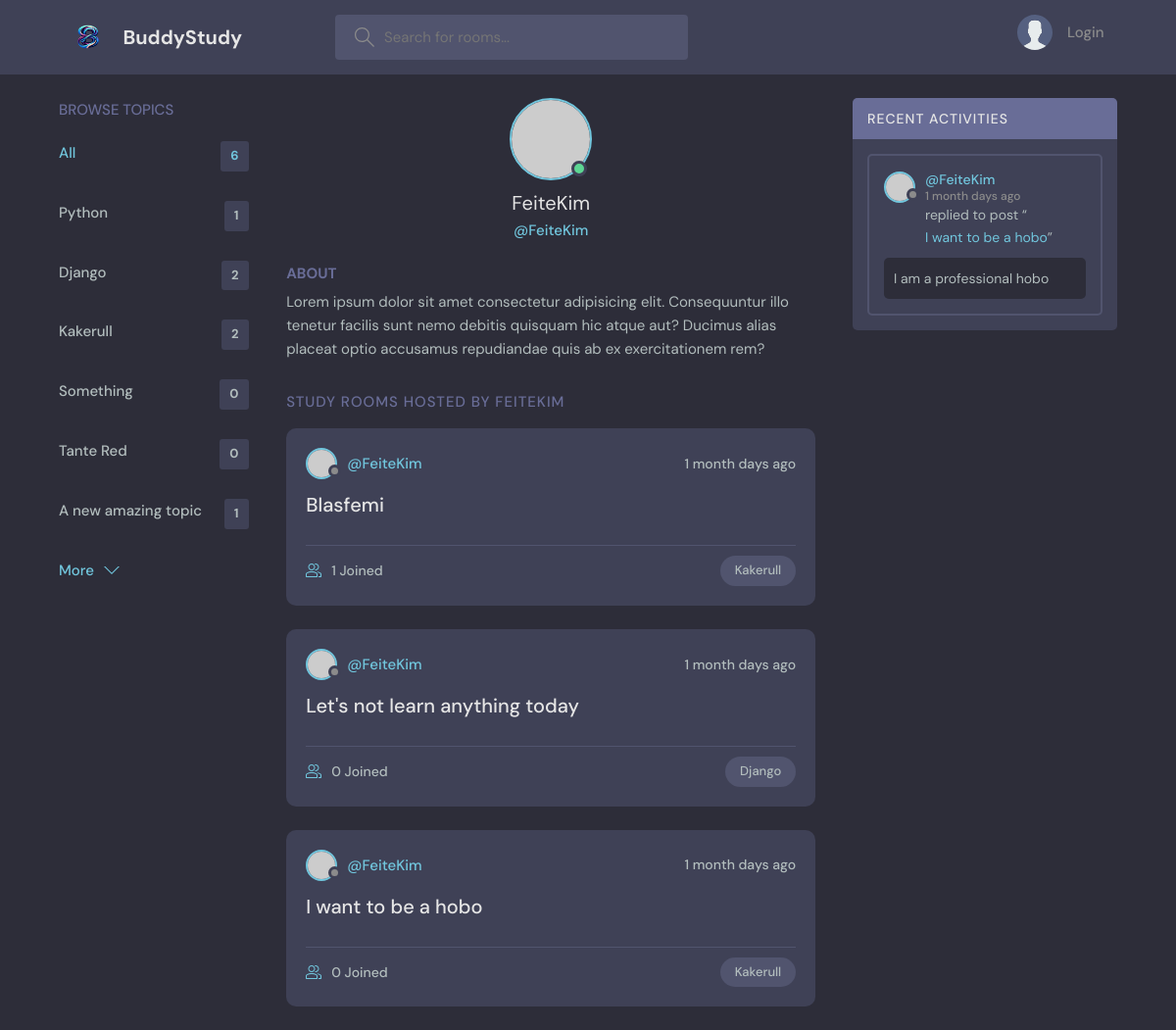
Page /profile/2/ on the earlier database version.
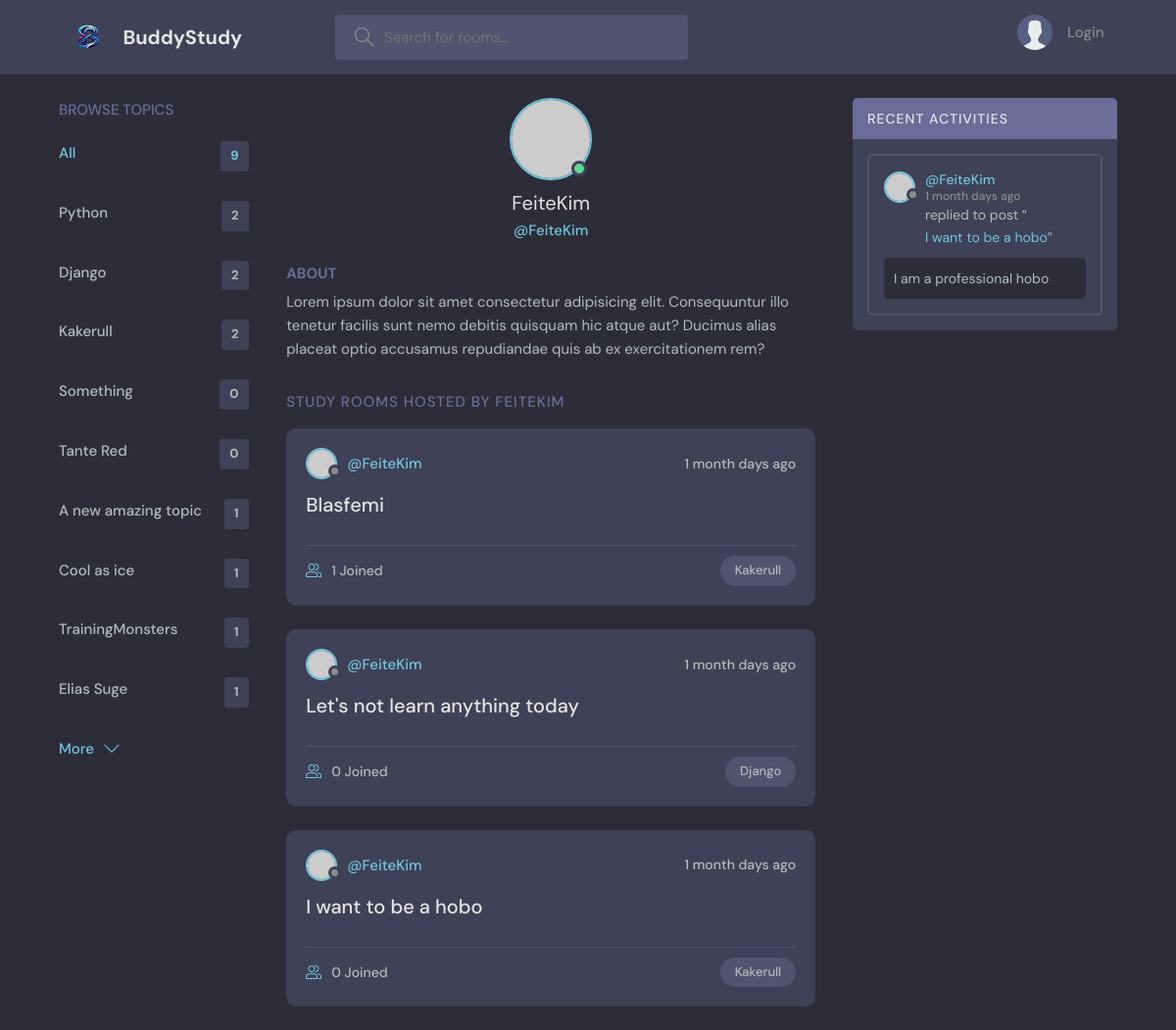
Same page on the later database version.
### base/models.py (models this page shows, shortened)
class Topic(models.Model):
    name = models.CharField(max_length=200)

class Room(models.Model):
    host = models.ForeignKey(User, on_delete=models.SET_NULL, null=True)
    topic = models.ForeignKey(Topic, on_delete=models.SET_NULL, null=True) #If a topic is deleted
    name = models.CharField(max_length=200)
    description = models.TextField(null=True, blank=True) #Allows for data to be blank when creating new data
    participants = models.ManyToManyField(User, related_name='participants', blank=True)
    updated = models.DateTimeField(auto_now=True) #Saves the timestamp when data is saved
    created = models.DateTimeField(auto_now_add=True) #Only take a timestamp when the data is created
    class Meta:
        ordering = ['-updated', '-created']
    def __str__(self):
        return self.name

class Message(models.Model):
    user = models.ForeignKey(User, on_delete=models.CASCADE) #When a user is deleted all the children are deleted
    room = models.ForeignKey(Room, on_delete=models.CASCADE) #When parent(Room) is deleted all the messages in the room is deleted
    body = models.TextField()
    updated = models.DateTimeField(auto_now=True) #Saves the timestamp when data is saved
    created = models.DateTimeField(auto_now_add=True) #Only take a timestamp when the data is created
    class Meta:
        ordering = ['-updated', '-created']

### base/views.py (the view)
# urls.py: path('profile/<str:pk>/', views.userProfile, name='user-profile'),
def userProfile(request, pk):
    user = User.objects.get(id=pk)
    rooms = user.room_set.all() #Gives us all the children of a object by giving the model name: 'room', and '_set'
    room_messages = user.message_set.all()
    topics = Topic.objects.all()
    context = {'user':user, 'rooms': rooms, 'topics':topics, 'room_messages':room_messages}
    return render(request, 'base/profile.html', context)

### base/templates/base/profile.html (shortened to what this page needs)
{% extends 'main.html' %}
{% block content %}
  <main class="profile-page layout layout--3">
    <div class="container">
      {% include 'base/topics_component.html' %}
      <div class="roomList">
        <div class="profile">
          <div class="profile__avatar">
            <div class="avatar avatar--large active">
              <img src="https://randomuser.me/api/portraits/men/11.jpg" />
            </div>
          </div>
          <div class="profile__info">
            <h3>{{user.username}}</h3>
            <p>@{{user.username}}</p>
          </div>
          <div class="profile__about">
            <h3>About</h3>
            <p>
              Lorem ipsum dolor sit amet consectetur adipisicing elit. Consequuntur illo tenetur
              facilis sunt nemo debitis quisquam hic atque aut? Ducimus alias placeat optio
              accusamus repudiandae quis ab ex exercitationem rem?
            </p>
          </div>
        </div>
        <div class="roomList__header">
          <div>
            <h2>Study Rooms Hosted by {{user.username}}</a>
            </h2>
          </div>
        </div>
        {% include 'base/feed_component.html' %}
      </div>
      {% include 'base/activity_component.html' %}
    </div>
  </main>
  {% endblock content %}

### base/templates/base/topics_component.html
<div class="topics">
    <div class="topics__header">
      <h2>Browse Topics</h2>
    </div>
    <ul class="topics__list">
      <li>
        <a href="{% url 'home' %}" class="active">All <span>{{topics.count}}</span></a>
      </li>
      {% for topic in topics %}
      <li>
        <a href="{%url 'home' %}?q={{topic.name}}">{{topic.name}} <span>{{topic.room_set.all.count}}</span></a>
      </li>
      {% endfor %}
    </ul>
    <a class="btn btn--link" href="{% url 'topics' %}">
      More
      <svg version="1.1" xmlns="http://www.w3.org/2000/svg" width="32" height="32" viewBox="0 0 32 32">
        <title>chevron-down</title>
        <path d="M16 21l-13-13h-3l16 16 16-16h-3l-13 13z"></path>
      </svg>
    </a>
  </div>

### base/templates/base/feed_component.html (shortened to what this page needs)
{% for room in rooms %}
<div class="roomListRoom">
    <div class="roomListRoom__header">
      <a href="{% url 'user-profile'  room.host.id%}" class="roomListRoom__author">
        <div class="avatar avatar--small">
          <img src="https://randomuser.me/api/portraits/women/11.jpg" />
        </div>
        <span>@{{room.host.username}}</span>
      </a>
      <div class="roomListRoom__actions">
        <span>{{room.created|timesince}} days ago</span>
      </div>
    </div>
    <div class="roomListRoom__content">
      <a href="{% url 'room' room.id %}">{{room.name}}</a>
    </div>
    <div class="roomListRoom__meta">
      <a href="{% url 'room' room.id %}" class="roomListRoom__joined">
        {{room.participants.all.count}} Joined
      </a>
      <p class="roomListRoom__topic">{{room.topic.name}}</p>
    </div>
  </div>
{% endfor %}

### base/templates/base/activity_component.html (shortened to what this page needs)
<div class="activities">
    <div class="activities__header">
      <h2>Recent Activities</h2>
    </div>
    {% for message in room_messages %}
    <div class="activities__box">
      <div class="activities__boxHeader roomListRoom__header">
        <a href="{% url 'user-profile'  message.user.id %}" class="roomListRoom__author">
          <div class="avatar avatar--small">
            <img src="https://randomuser.me/api/portraits/women/11.jpg" />
          </div>
          <p>
            @{{message.user}}
            <span>{{message.created|timesince}} days ago</span>
          </p>
        </a>
      </div>
      <div class="activities__boxContent">
        <p>replied to post “<a href="{% url 'room' message.room.id %}">{{message.room}}</a>”</p>
        <div class="activities__boxRoomContent">
          {{message.body}}
        </div>
      </div>
    </div>
    {% endfor %}
  </div>

Differences in the rows shown:
computed for Topic "Python": room_set.all.count "1" → "2"
added Topic: name "Cool as ice", room_set.all.count "1"
added Topic: name "TrainingMonsters", room_set.all.count "1"
added Topic: name "Elias Suge", room_set.all.count "1"
Other differences:
{{ topics.count }}: "6" → "9"
